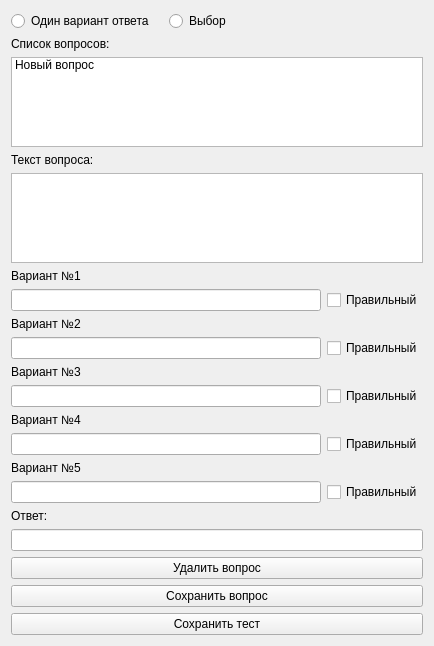
<?xml version="1.0" encoding="UTF-8"?>
<ui version="4.0">
    <class>Form</class>
    <widget class="QWidget" name="Form">
        <property name="geometry">
            <rect>
                <x>0</x>
                <y>0</y>
                <width>434</width>
                <height>646</height>
            </rect>
        </property>
        <property name="windowTitle">
            <string>Создание теста</string>
        </property>
        <layout class="QGridLayout" name="gridLayout_2">
            <item row="1" column="0">
                <widget class="QPushButton" name="pushButton_2">
                    <property name="text">
                        <string>Сохранить тест</string>
                    </property>
                </widget>
            </item>
            <item row="0" column="0">
                <layout class="QGridLayout" name="gridLayout">
                    <item row="11" column="0" colspan="3">
                        <widget class="QLabel" name="label_3">
                            <property name="sizePolicy">
                                <sizepolicy hsizetype="Preferred" vsizetype="Maximum">
                                    <horstretch>0</horstretch>
                                    <verstretch>0</verstretch>
                                </sizepolicy>
                            </property>
                            <property name="text">
                                <string>Вариант №3</string>
                            </property>
                        </widget>
                    </item>
                    <item row="9" column="0" colspan="3">
                        <widget class="QLabel" name="label_2">
                            <property name="sizePolicy">
                                <sizepolicy hsizetype="Preferred" vsizetype="Maximum">
                                    <horstretch>0</horstretch>
                                    <verstretch>0</verstretch>
                                </sizepolicy>
                            </property>
                            <property name="text">
                                <string>Вариант №2</string>
                            </property>
                        </widget>
                    </item>
                    <item row="16" column="0" colspan="2">
                        <widget class="QLineEdit" name="lineEdit_2">
                            <property name="sizePolicy">
                                <sizepolicy hsizetype="Expanding" vsizetype="Maximum">
                                    <horstretch>0</horstretch>
                                    <verstretch>0</verstretch>
                                </sizepolicy>
                            </property>
                        </widget>
                    </item>
                    <item row="8" column="0" colspan="2">
                        <widget class="QLineEdit" name="lineEdit">
                            <property name="sizePolicy">
                                <sizepolicy hsizetype="Expanding" vsizetype="Maximum">
                                    <horstretch>0</horstretch>
                                    <verstretch>0</verstretch>
                                </sizepolicy>
                            </property>
                        </widget>
                    </item>
                    <item row="14" column="0" colspan="2">
                        <widget class="QLineEdit" name="lineEdit_3">
                            <property name="sizePolicy">
                                <sizepolicy hsizetype="Expanding" vsizetype="Maximum">
                                    <horstretch>0</horstretch>
                                    <verstretch>0</verstretch>
                                </sizepolicy>
                            </property>
                        </widget>
                    </item>
                    <item row="15" column="0" colspan="3">
                        <widget class="QLabel" name="label_5">
                            <property name="sizePolicy">
                                <sizepolicy hsizetype="Preferred" vsizetype="Maximum">
                                    <horstretch>0</horstretch>
                                    <verstretch>0</verstretch>
                                </sizepolicy>
                            </property>
                            <property name="text">
                                <string>Вариант №5</string>
                            </property>
                        </widget>
                    </item>
                    <item row="8" column="2">
                        <widget class="QCheckBox" name="checkBox">
                            <property name="sizePolicy">
                                <sizepolicy hsizetype="Maximum" vsizetype="Fixed">
                                    <horstretch>0</horstretch>
                                    <verstretch>0</verstretch>
                                </sizepolicy>
                            </property>
                            <property name="text">
                                <string>Правильный</string>
                            </property>
                        </widget>
                    </item>
                    <item row="0" column="0">
                        <widget class="QRadioButton" name="radioButton">
                            <property name="text">
                                <string>Один вариант ответа</string>
                            </property>
                        </widget>
                    </item>
                    <item row="26" column="0" colspan="3">
                        <widget class="QPushButton" name="pushButton">
                            <property name="text">
                                <string>Удалить вопрос</string>
                            </property>
                        </widget>
                    </item>
                    <item row="10" column="0" colspan="2">
                        <widget class="QLineEdit" name="lineEdit_5">
                            <property name="sizePolicy">
                                <sizepolicy hsizetype="Expanding" vsizetype="Maximum">
                                    <horstretch>0</horstretch>
                                    <verstretch>0</verstretch>
                                </sizepolicy>
                            </property>
                        </widget>
                    </item>
                    <item row="14" column="2">
                        <widget class="QCheckBox" name="checkBox_4">
                            <property name="text">
                                <string>Правильный</string>
                            </property>
                        </widget>
                    </item>
                    <item row="18" column="0" colspan="3">
                        <widget class="QLineEdit" name="lineEdit_6">
                            <property name="sizePolicy">
                                <sizepolicy hsizetype="Expanding" vsizetype="Maximum">
                                    <horstretch>0</horstretch>
                                    <verstretch>0</verstretch>
                                </sizepolicy>
                            </property>
                        </widget>
                    </item>
                    <item row="17" column="0" colspan="3">
                        <widget class="QLabel" name="label_6">
                            <property name="sizePolicy">
                                <sizepolicy hsizetype="Preferred" vsizetype="Maximum">
                                    <horstretch>0</horstretch>
                                    <verstretch>0</verstretch>
                                </sizepolicy>
                            </property>
                            <property name="text">
                                <string>Ответ:</string>
                            </property>
                        </widget>
                    </item>
                    <item row="1" column="0" colspan="3">
                        <widget class="QLabel" name="label_7">
                            <property name="text">
                                <string>Список вопросов:</string>
                            </property>
                        </widget>
                    </item>
                    <item row="12" column="2">
                        <widget class="QCheckBox" name="checkBox_3">
                            <property name="text">
                                <string>Правильный</string>
                            </property>
                        </widget>
                    </item>
                    <item row="4" column="0" colspan="3">
                        <widget class="QPlainTextEdit" name="plainTextEdit"/>
                    </item>
                    <item row="13" column="0" colspan="3">
                        <widget class="QLabel" name="label_4">
                            <property name="sizePolicy">
                                <sizepolicy hsizetype="Preferred" vsizetype="Maximum">
                                    <horstretch>0</horstretch>
                                    <verstretch>0</verstretch>
                                </sizepolicy>
                            </property>
                            <property name="text">
                                <string>Вариант №4</string>
                            </property>
                        </widget>
                    </item>
                    <item row="0" column="1">
                        <widget class="QRadioButton" name="radioButton_2">
                            <property name="text">
                                <string>Выбор</string>
                            </property>
                        </widget>
                    </item>
                    <item row="3" column="0" colspan="3">
                        <widget class="QLabel" name="label_8">
                            <property name="text">
                                <string>Текст вопроса:</string>
                            </property>
                        </widget>
                    </item>
                    <item row="16" column="2">
                        <widget class="QCheckBox" name="checkBox_5">
                            <property name="text">
                                <string>Правильный</string>
                            </property>
                        </widget>
                    </item>
                    <item row="7" column="0" colspan="3">
                        <widget class="QLabel" name="label">
                            <property name="sizePolicy">
                                <sizepolicy hsizetype="Preferred" vsizetype="Maximum">
                                    <horstretch>0</horstretch>
                                    <verstretch>0</verstretch>
                                </sizepolicy>
                            </property>
                            <property name="text">
                                <string>Вариант №1</string>
                            </property>
                        </widget>
                    </item>
                    <item row="2" column="0" colspan="3">
                        <widget class="QListWidget" name="listWidget">
                            <property name="sizePolicy">
                                <sizepolicy hsizetype="Expanding" vsizetype="Maximum">
                                    <horstretch>0</horstretch>
                                    <verstretch>0</verstretch>
                                </sizepolicy>
                            </property>
                            <item>
                                <property name="text">
                                    <string>Новый вопрос</string>
                                </property>
                            </item>
                        </widget>
                    </item>
                    <item row="10" column="2">
                        <widget class="QCheckBox" name="checkBox_2">
                            <property name="sizePolicy">
                                <sizepolicy hsizetype="Maximum" vsizetype="Fixed">
                                    <horstretch>0</horstretch>
                                    <verstretch>0</verstretch>
                                </sizepolicy>
                            </property>
                            <property name="text">
                                <string>Правильный</string>
                            </property>
                        </widget>
                    </item>
                    <item row="12" column="0" colspan="2">
                        <widget class="QLineEdit" name="lineEdit_4">
                            <property name="sizePolicy">
                                <sizepolicy hsizetype="Expanding" vsizetype="Maximum">
                                    <horstretch>0</horstretch>
                                    <verstretch>0</verstretch>
                                </sizepolicy>
                            </property>
                        </widget>
                    </item>
                    <item row="27" column="0" colspan="3">
                        <widget class="QPushButton" name="pushButton_3">
                            <property name="text">
                                <string>Сохранить вопрос</string>
                            </property>
                        </widget>
                    </item>
                </layout>
            </item>
        </layout>
    </widget>
    <resources/>
    <connections/>
</ui>
